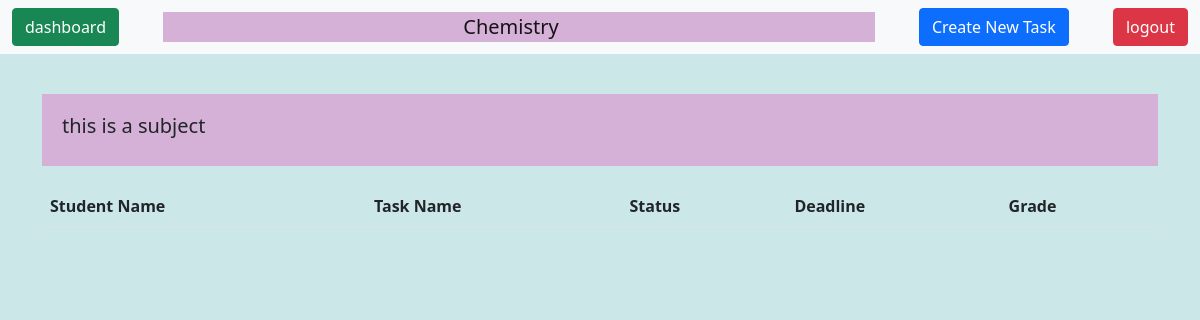
Page /admintasks/2 on the earlier database version.
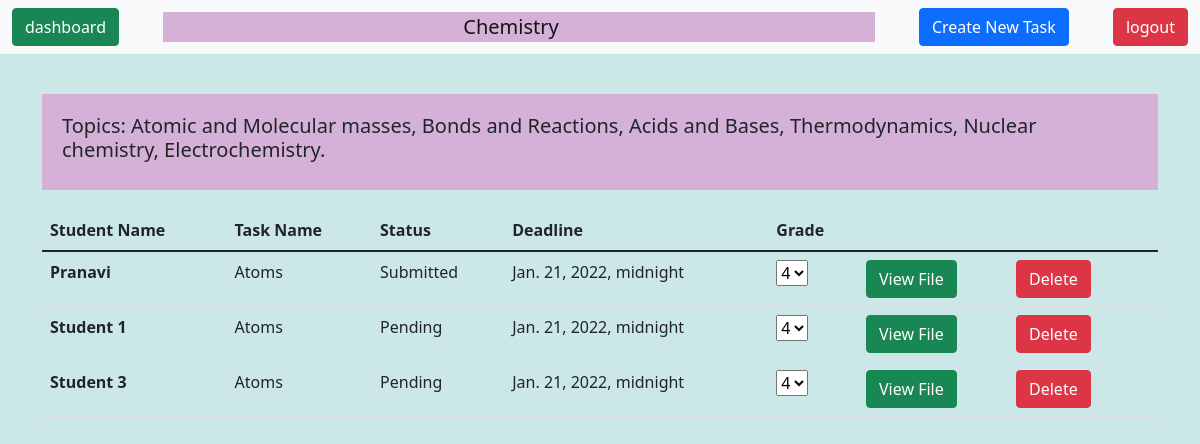
Same page on the later database version.
### csia_app/models.py (models this page shows, shortened)
class Subject(models.Model):
    name = models.CharField(max_length=15)
    description = models.TextField()

class Task(models.Model):
     name = models.CharField(max_length=100)
     description = models.TextField()
     deadline = models.DateTimeField()
     status = models.ForeignKey(TaskStatus, on_delete=models.CASCADE)
     student = models.ForeignKey(Student, on_delete=models.CASCADE)
     subject = models.ForeignKey(Subject, on_delete=models.CASCADE)
     file = models.FileField(upload_to= "static/", null=True, blank=True)
     grade = models.IntegerField(null=True)

class Student(models.Model):
     user = models.OneToOneField(User, on_delete=models.CASCADE)
     name = models.CharField(max_length=20)
     username = models.CharField(max_length=20)
     email = models.EmailField

class TaskStatus(models.Model):
    status = models.CharField(max_length=10)
    def __str__(self):
        return f"{self.status}"

### csia_app/views.py (the view)
# urls.py: path('admintasks/<int:subject_id>', admintasksview, name = "admintasks"),
def admintasksview(request, subject_id):
    subject = get_object_or_404(Subject, pk=subject_id)
    tasks = Task.objects.filter(subject=subject)
    context = {
        "subject": subject, "tasks": tasks
    }
    return render(request, "admintasks.html", context)

### csia_app/templates/admintasks.html (shortened to what this page needs)
{% extends 'base.html' %}
{% block content %}
<nav class="navbar navbar-light bg-light">
  <div class="container-fluid">
       <a class="btn btn-success" href="/user/homepage/">dashboard</a>
      <div style="background-color:#D5B1D8">
          <a class="navbar-brand" style = " margin-left: 300px; padding-right: 300px;">{{subject.name}}</a>
      </div>
    <button type="button" class="btn btn-primary" data-bs-toggle="modal" data-bs-target="#admintaskmodal">
      Create New Task
    </button>
    <a class="btn btn-danger" href="/userlogout/">logout</a>
  </div>
</nav>
<div style = "background-color: #CBE7E8;height: 100vh; padding-top: 40px; " >
    <div class = "container">
        <div style="background-color: #D5B1D8; padding: 20px; margin-bottom: 20px;">
            <h5>
                {{subject.description}}
            </h5>
        </div>
         <table class="table">
          <thead>
            <tr>
              <th scope="col">Student Name</th>
              <th scope="col">Task Name</th>
              <th scope="col">Status</th>
              <th scope="col">Deadline</th>
              <th scope="col">Grade</th>
            </tr>
          </thead>
          <tbody>
              {% for task in tasks %}
               <tr>
                  <th scope="row">
      {{task.student.name}}
    </th>
                   <td>{{task.name}}</td>
                  <td>{{task.status}}</td>
                  <td>{{task.deadline}}</td>
                       <td>
                   <select name="grade" id="select-{{task.id}}">
                       <option value="4" selected> 4 </option>
                      </select>
                       </td>
                  <td> <a class = "btn btn-success" href="/media/{{task.file}}" target="_blank">
                      View File
                  </a>
                  </td>
                  <td>
                     <form id="form-delete-{{task.id}}" action="{%url 'deletetask' task.id %}" method="post">
                         <button type="submit" class="btn btn-danger"> Delete </button>
                     </form>
                  </td>
                   <td>
                   </td>
                </tr>
              {% endfor %}
          </tbody>
        </table>
    </div>
</div>
{% endblock%}

Differences in the rows shown:
changed Subject "Chemistry": description "this is a subject" → "Topics: Atomic and Molecular masses, Bonds and Reactions, Acids and Bases, Thermodynamics, Nuclear chemistry, Electrochemistry."
added Task: student.name "Pranavi", name "Atoms", status "Submitted", deadline "Jan. 21, 2022, midnight", grade "4"
added Task: student.name "Student 1", name "Atoms", status "Pending", deadline "Jan. 21, 2022, midnight", grade "4"
added Task: student.name "Student 3", name "Atoms", status "Pending", deadline "Jan. 21, 2022, midnight", grade "4"
